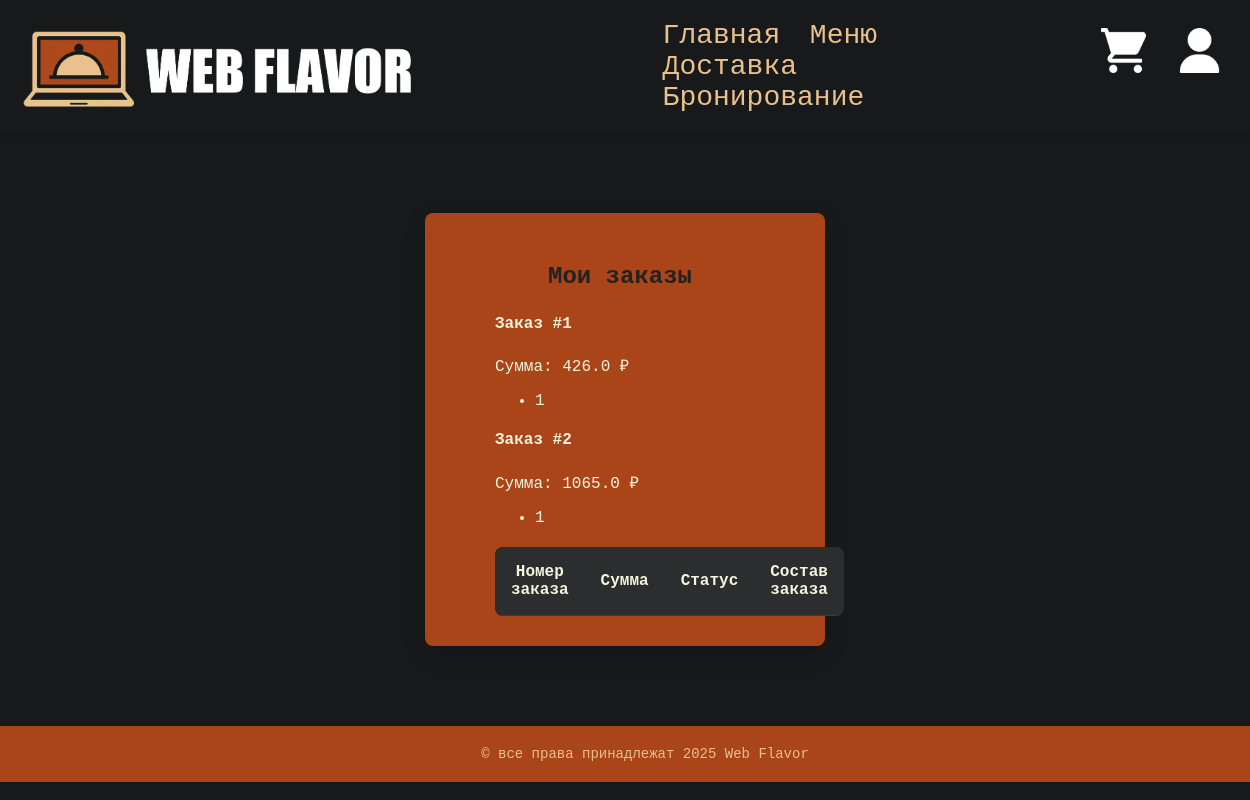
Before: /my_orders (signed in) with the older database file.
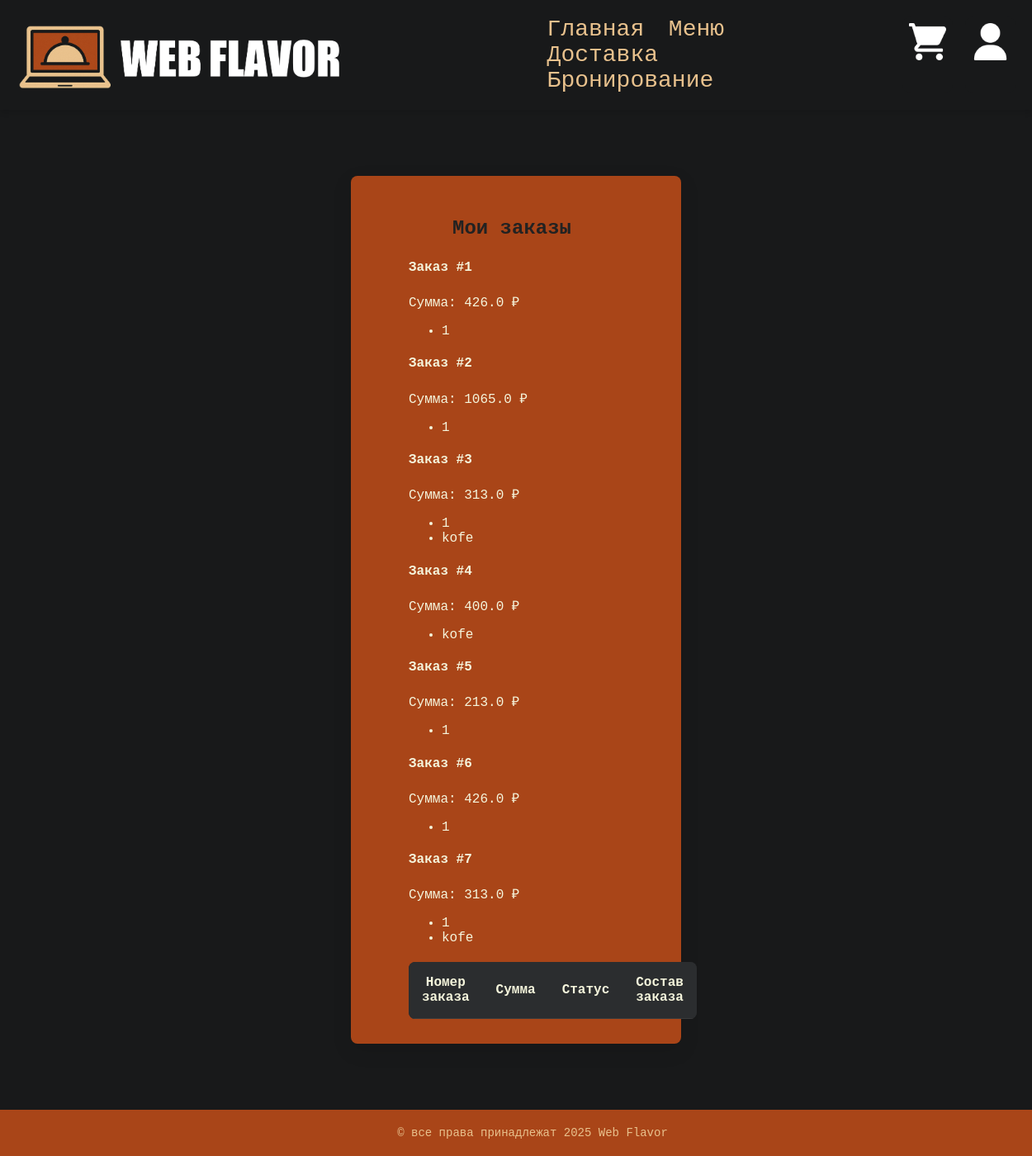
After: the same page with the newer database file.
### app.py (models this page shows)
class Order(db.Model):
    id = db.Column(db.Integer, primary_key=True)
    user_id = db.Column(db.Integer, db.ForeignKey('user.id'), nullable=False)
    total_price = db.Column(db.Float, nullable=False)
    items = db.Column(db.Text, nullable=False)  # возможно, это JSON или строка
    status = db.Column(db.String(50), default='В ожидании')

class Product(db.Model):
    id = db.Column(db.Integer, primary_key=True)
    name = db.Column(db.String(100), nullable=False)
    description = db.Column(db.String(200))
    price = db.Column(db.Float, nullable=False)
    image_url = db.Column(db.String(200))

### app.py (the view)
@app.route('/my_orders')
def my_orders():
    user_id = session.get('user_id')
    orders = Order.query.filter_by(user_id=user_id).all()
    enriched_orders = []
    for order in orders:
        product_ids = [int(pid) for pid in order.items.split(',') if pid.strip()]
        products = Product.query.filter(Product.id.in_(product_ids)).all()
        enriched_orders.append({
            'id': order.id,
            'total_price': order.total_price,
            'products': products
        })
    return render_template('my_orders.html', orders=enriched_orders)

### templates/my_orders.html
{% extends 'base.html' %}
{% block content %}
<div class="container mt-5">
    <h2>Мои заказы</h2>
    {% if orders %}
        <table class="table">
            <thead>
                <tr>
                    <th>Номер заказа</th>
                    <th>Сумма</th>
                    <th>Статус</th>
                    <th>Состав заказа</th>
                </tr>
            </thead>
            <tbody>
                {% for order in orders %}
                    <div class="order">
                        <h4>Заказ #{{ order.id }}</h4>
                        <p>Сумма: {{ order.total_price }} ₽</p>
                        <ul>
                        {% for product in order.products %}
                            <li>{{ product.name }}</li>
                        {% endfor %}
                        </ul>
                    </div>
                {% endfor %}
            </tbody>
        </table>
    {% else %}
        <p>У вас пока нет заказов.</p>
    {% endif %}
</div>
{% endblock %}

### templates/base.html (shortened to what this page needs)
<!DOCTYPE html>
<html lang="ru">
<head>
    <link rel="stylesheet" href="{{ url_for('static', filename='style.css') }}">
</head>
<body>
  <header>
    <div class="logo">
      <img src="{{ url_for('static', filename='images/logo.png') }}" alt="Логотип">
    </div>
    <head>
      <link rel="stylesheet" href="{{ url_for('static', filename='style.css') }}">
      <div class="right-nav">
        <div class="left-nav">
          <a href="{{ url_for('index') }}">Главная</a>
          <a href="{{ url_for('menu') }}">Меню</a>
          <a href="{{ url_for('delivery') }}">Доставка</a>
          <a href="{{ url_for('booking') }}">Бронирование</a>
        </div>
        <div class="profile-cart">
          <a href="{{ url_for('cart') }}" class="header-icon" title="Корзина">
            <img src="{{ url_for('static', filename='images/cart_icon.png') }}" alt="Корзина">
          </a>
          <a href="{{ url_for('profile') }}" class="header-icon" title="Профиль">
            <img src="{{ url_for('static', filename='images/profile_icon.png') }}" alt="Профиль">
          </a>
        </div>
      </div>
    </head>
  </header>
  {% block content %}{% endblock %}
  <footer>
    <p>&copy; все права принадлежат 2025 Web Flavor</p>
  </footer>
</body>
</html>

### static/style.css (style rules this page uses)
body { font-family: 'Courier New', Courier, monospace; background-color: #18191a; color: #F5F5DC ; margin: 0; padding: 0; }
header { display: flex; position: relative; justify-content: space-between; align-items: flex-end; padding: 20px; background-color: #18191a; box-shadow: 0 4px 6px rgba(0, 0, 0, 0.1); }
header .logo img { display: flex; ; justify-content: left; height: 85px; }
.header-icon img { width: 45px; height: 45px; transition: filter 0.3s ease; filter: brightness(0) invert(1); }
.logo img { height: 40px; }
.right-nav { display: flex; padding-left: 250px; }
.left-nav a { color: #E8C18D; text-decoration: none; margin-right: 20px; font-size: 28px; transition: color 0.3s ease; justify-items: right; align-items: right; }
.profile-cart { display: flex; justify-items: right; align-items: right; gap: 15px; padding-left: 70px; }
.table { width: 100%; border-collapse: collapse; background-color: #242526; border-radius: 8px; overflow: hidden; margin-top: 20px; }
.table th, .table td { padding: 16px; text-align: center; border-bottom: 1px solid #3a3b3c; color: #F5F5DC; }
.table th { background-color: #2b2d2f; font-weight: 600; }
.header-icon { display: flex; align-items: flex-start; justify-content: center; background-color: #18191a; padding: 8px; border-radius: 10px; transition: background-color 0.3s, transform 0.2s; }
.header-icon img { width: 45px; height: 45px; }
.container { max-width: 400px; margin: 80px auto; padding: 30px 70px; background-color: #A94518; border-radius: 8px; box-shadow: 0 8px 24px rgba(0, 0, 0, 0.1); }
h2 { padding-right: 10px; text-align: center; margin-bottom: 25px; color: #222; }
footer { background-color: #A94518; color: #E8C18D; text-align: center; padding: 20px; position: relative; width: 100%; bottom: 0; left: 0; }
footer p { margin: 0; font-size: 14px; }
div { box-sizing: border-box; }

Changed rows visible on the page:
added Order: id "3", total_price "313.0", Product (name "1")
added Product: name "kofe"
added Order: id "4", total_price "400.0"
added Order: id "5", total_price "213.0", Product (name "1")
added Order: id "6", total_price "426.0", Product (name "1")
added Order: id "7", total_price "313.0", Product (name "1")
